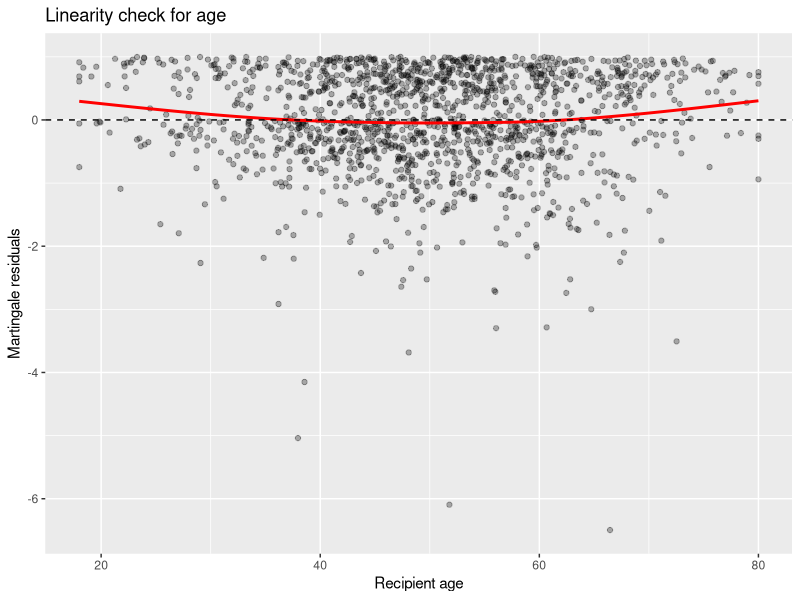
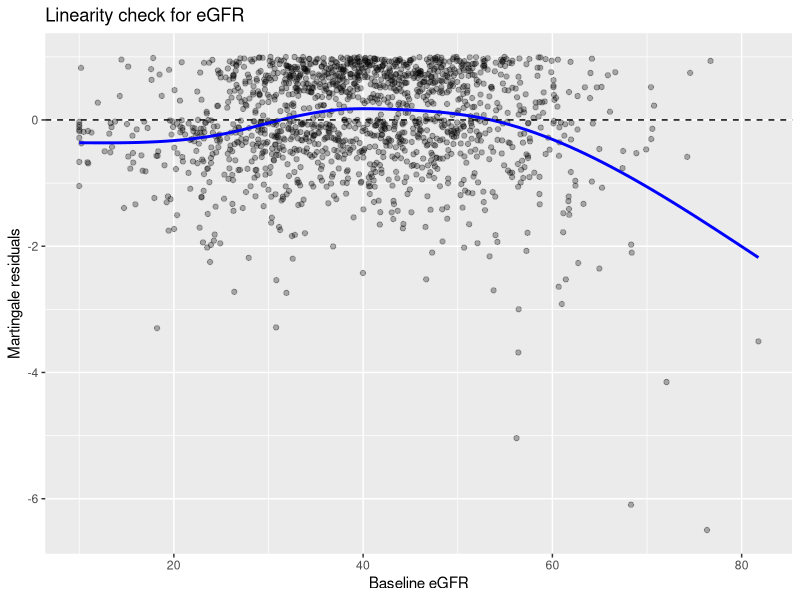
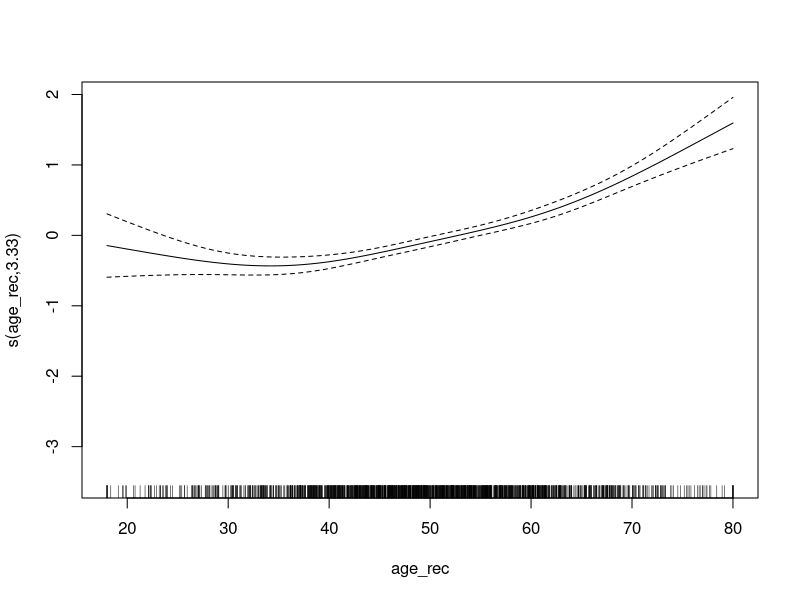
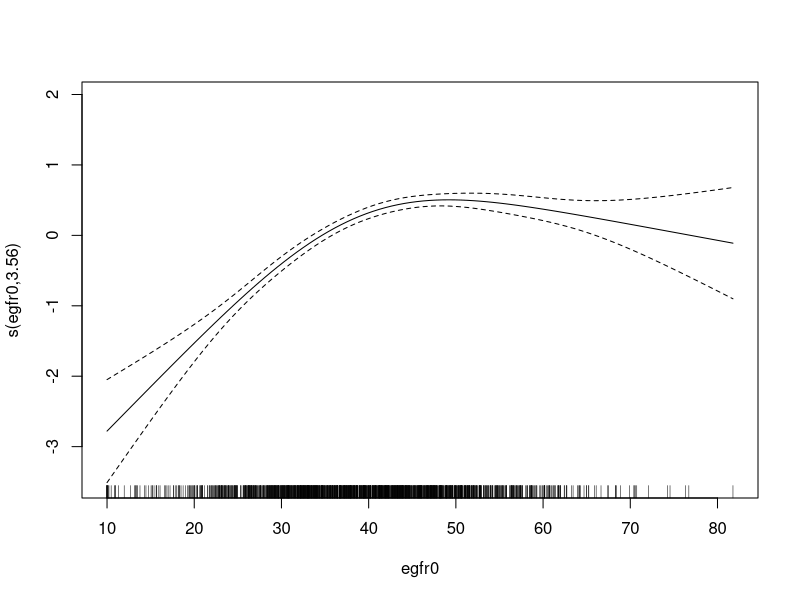
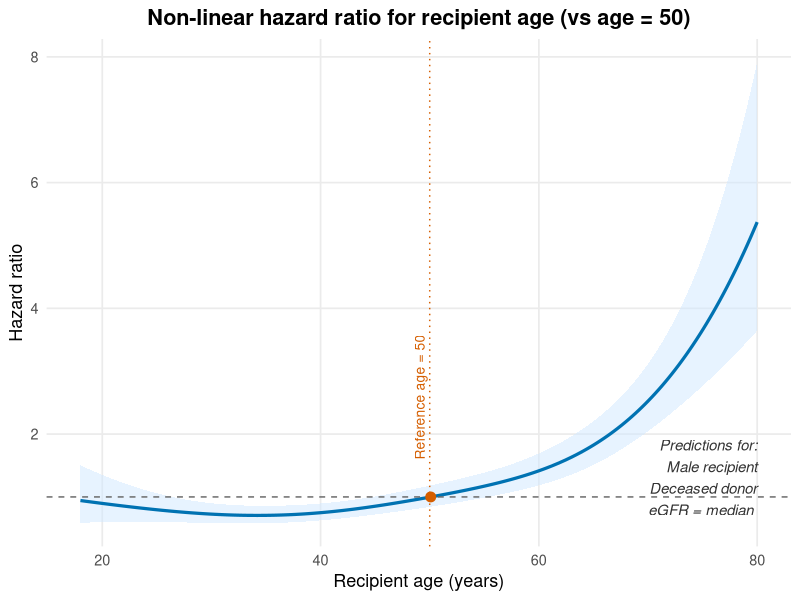
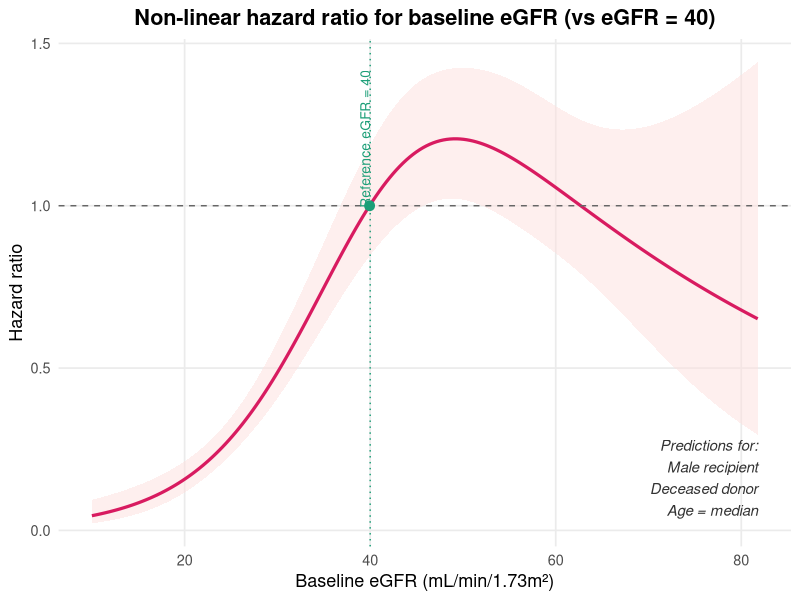

Reproduce these figures in R, in order.
## ---- chunk 1
knitr::opts_chunk$set(
  message = FALSE,
  warning = FALSE
)
## ---- chunk 2
library(survival)
library(ggplot2)

nonlinear_data <- read.csv("nonlinear_cox_data.csv")

cox_linear <- coxph(
  Surv(time, status) ~ donor_type + 
                        recipient_sex 
                      + age_rec + egfr0,
                        data = nonlinear_data
                        )

mart <- residuals(cox_linear, type = "martingale")

#age
ggplot(nonlinear_data, aes(age_rec, mart)) +
  geom_point(alpha = 0.3) +
  geom_smooth(se = FALSE, col = "red") +
  geom_hline(yintercept = 0, linetype = "dashed") +
  labs(
    x = "Recipient age",
    y = "Martingale residuals",
    title = "Linearity check for age"
  )

#egfr

ggplot(nonlinear_data, aes(egfr0, mart)) +
  geom_point(alpha = 0.3) +
  geom_smooth(se = FALSE, col = "blue") +
  geom_hline(yintercept = 0, linetype = "dashed") +
  labs(
    x = "Baseline eGFR",
    y = "Martingale residuals",
    title = "Linearity check for eGFR"
  )



## ---- chunk 3

#---------nonlinear cox
library(mgcv)

gam_cox <- gam(
  time ~ 
    donor_type + recipient_sex +
    s(age_rec, k = 5, bs = "tp") +
    s(egfr0,   k = 5, bs = "tp"),
  family  = cox.ph(),
  data    = nonlinear_data,
  weights = status   # 1 = event, 0 = censored
)

summary(gam_cox)

plot(gam_cox)

## ---- chunk 4

library(ggplot2)



df<-nonlinear_data

#age
age_seq <- seq(min(df$age_rec), max(df$age_rec), length.out = 200)
new_age <- data.frame(
  age_rec       = age_seq,
  egfr0         = median(df$egfr0),
  donor_type    = "Deceased",
  recipient_sex = "Male"
)

pred <- predict(gam_cox, newdata = new_age, type = "link", se.fit = TRUE)

# Reference at age 50
ref_index <- which.min(abs(age_seq - 50))
ref       <- pred$fit[ref_index]
logHR     <- pred$fit - ref

plot_age <- data.frame(
  age_rec = age_seq,
  HR      = exp(logHR),
  lo      = exp(logHR - 1.96 * pred$se.fit),
  hi      = exp(logHR + 1.96 * pred$se.fit)
)

ref_point <- plot_age[ref_index, ]



ggplot(plot_age, aes(x = age_rec, y = HR)) +
  # CI ribbon
  geom_ribbon(aes(ymin = lo, ymax = hi),
              fill = "#cfe8ff", alpha = 0.5) +
  # HR curve
  geom_line(colour = "#0072B2", linewidth = 1.1) +
  # Horizontal HR=1
  geom_hline(yintercept = 1, linetype = "dashed", colour = "grey40") +
  # Vertical reference at age 50
  geom_vline(xintercept = 50, linetype = "dotted", colour = "#D55E00") +
  # Highlight reference point
  geom_point(data = ref_point,
             aes(x = age_rec, y = HR),
             colour = "#D55E00", size = 3) +
  # Annotation for age 50
  annotate("text",
           x = 50, y = max(plot_age$HR, na.rm = TRUE),
           label = "Reference age = 50",
           colour = "#D55E00", angle = 90,
           vjust = -0.5, hjust = 1.9, size = 3.5) +
  # New annotation for scenario (male recipient + deceased donor)
  annotate("text",
           x = max(plot_age$age_rec),
           y = min(plot_age$HR),
           label = "Predictions for:\nMale recipient\nDeceased donor\neGFR = median ",
           hjust = 1, vjust = 0,
           colour = "grey20", size = 3.8,
           fontface = "italic") +
  labs(
    title = "Non-linear hazard ratio for recipient age (vs age = 50)",
    x     = "Recipient age (years)",
    y     = "Hazard ratio"
  ) +
  theme_minimal(base_size = 13) +
  theme(
    plot.title   = element_text(face = "bold", hjust = 0.5),
    panel.grid.minor = element_blank()
  )
## ---- chunk 5

#egfr
egfr_seq <- seq(min(df$egfr0), max(df$egfr0), length.out = 200)

new_egfr <- data.frame(
  age_rec       = median(df$age_rec),
  egfr0         = egfr_seq,
  donor_type    = "Deceased",
  recipient_sex = "Male"
)

pred2 <- predict(gam_cox, newdata = new_egfr, type = "link", se.fit = TRUE)

# Reference at eGFR = 40
ref_index2 <- which.min(abs(egfr_seq - 40))
ref2       <- pred2$fit[ref_index2]
logHR2     <- pred2$fit - ref2

plot_egfr <- data.frame(
  egfr0 = egfr_seq,
  HR    = exp(logHR2),
  lo    = exp(logHR2 - 1.96 * pred2$se.fit),
  hi    = exp(logHR2 + 1.96 * pred2$se.fit)
)

ref_point2 <- plot_egfr[ref_index2, ]

library(ggplot2)

ggplot(plot_egfr, aes(x = egfr0, y = HR)) +
  # CI ribbon
  geom_ribbon(aes(ymin = lo, ymax = hi),
              fill = "#fde0dd", alpha = 0.5) +
  # HR curve
  geom_line(colour = "#D81B60", linewidth = 1.1) +
  # Horizontal HR=1 line
  geom_hline(yintercept = 1, linetype = "dashed", colour = "grey40") +
  # Vertical line at eGFR=40
  geom_vline(xintercept = 40, linetype = "dotted", colour = "#1B9E77") +
  # Highlight reference point
  geom_point(data = ref_point2,
             aes(x = egfr0, y = HR),
             colour = "#1B9E77", size = 3) +
  # Annotation for reference
  annotate("text",
           x = 40, y = max(plot_egfr$HR, na.rm = TRUE),
           label = "Reference eGFR = 40",
           colour = "#1B9E77", angle = 90,
           vjust = 0.001, hjust = 0.5, size = 3.5) +
  # Scenario annotation
  annotate("text",
           x = max(plot_egfr$egfr0),
           y = min(plot_egfr$HR),
           label = "Predictions for:\nMale recipient\nDeceased donor\nAge = median",
           hjust = 1, vjust = 0,
           colour = "grey20", size = 3.8,
           fontface = "italic") +
  labs(
    title = "Non-linear hazard ratio for baseline eGFR (vs eGFR = 40)",
    x     = "Baseline eGFR (mL/min/1.73m²)",
    y     = "Hazard ratio"
  ) +
  theme_minimal(base_size = 13) +
  theme(
    plot.title   = element_text(face = "bold", hjust = 0.5),
    panel.grid.minor = element_blank()
  )



